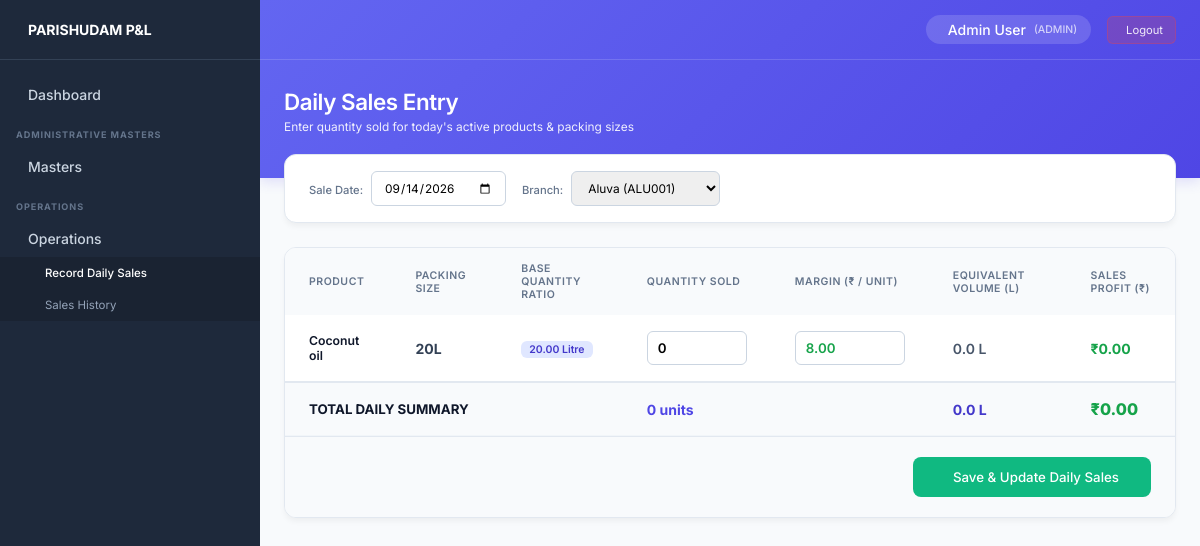
The app's page /sales/entry/ (signed in) with its own data.
### core/models.py (models this page shows, shortened)
class StaffProfile(models.Model):
    ROLE_CHOICES = (
        ('ADMIN', 'Admin'),
        ('STAFF', 'Staff'),
    )
    STATUS_CHOICES = (
        ('active', 'Active'),
        ('inactive', 'Inactive'),
    )
    user = models.OneToOneField(User, on_delete=models.CASCADE, related_name='profile')
    role = models.CharField(max_length=20, choices=ROLE_CHOICES, default='STAFF')
    branch = models.ForeignKey(Branch, on_delete=models.SET_NULL, null=True, blank=True, related_name='staff_members')
    phone = models.CharField(max_length=20, blank=True)
    status = models.CharField(max_length=10, choices=STATUS_CHOICES, default='active')
    created_at = models.DateTimeField(auto_now_add=True)
    updated_at = models.DateTimeField(auto_now=True)
    @property
    def is_admin(self):
        return self.role == 'ADMIN' or self.user.is_superuser

class ProductPackingSize(models.Model):
    product = models.ForeignKey(Product, on_delete=models.CASCADE, related_name='packing_sizes')
    packing_name = models.CharField(max_length=100)
    packing_value = models.DecimalField(max_digits=10, decimal_places=2)
    packing_unit = models.ForeignKey(PackingUnit, on_delete=models.PROTECT, related_name='packing_sizes')
    base_qty_unit = models.DecimalField(max_digits=10, decimal_places=2)
    selling_price = models.DecimalField(max_digits=10, decimal_places=2, null=True, blank=True)
    created_at = models.DateTimeField(auto_now_add=True)
    updated_at = models.DateTimeField(auto_now=True)
    class Meta:
        ordering = ['product', 'packing_value']
        constraints = [
            models.UniqueConstraint(
                fields=['product', 'packing_name'],
                name='unique_product_packing_name'
            )
        ]

class Product(models.Model):
    product_name = models.CharField(max_length=150)
    unit = models.ForeignKey(Unit, on_delete=models.PROTECT, related_name='products')
    created_at = models.DateTimeField(auto_now_add=True)
    updated_at = models.DateTimeField(auto_now=True)
    class Meta:
        ordering = ['product_name']

class Unit(models.Model):
    name = models.CharField(max_length=50, unique=True)
    created_at = models.DateTimeField(auto_now_add=True)
    updated_at = models.DateTimeField(auto_now=True)
    class Meta:
        ordering = ['name']

class ProductMargin(models.Model):
    product = models.ForeignKey(Product, on_delete=models.CASCADE, related_name='margins')
    packing_size = models.ForeignKey(ProductPackingSize, on_delete=models.CASCADE, related_name='margins')
    margin_amount = models.DecimalField(max_digits=10, decimal_places=2)
    effective_date = models.DateField()
    created_at = models.DateTimeField(auto_now_add=True)
    updated_at = models.DateTimeField(auto_now=True)
    class Meta:
        ordering = ['-effective_date']
        constraints = [
            models.UniqueConstraint(
                fields=['product', 'packing_size', 'effective_date'],
                name='unique_product_packing_margin_date'
            )
        ]

### operations/views.py (the view, shortened to what this page needs)
# urls.py: path('sales/entry/', sales_entry_view, name='sales_entry'),
@login_required
def sales_entry_view(request):
    user_profile = getattr(request.user, 'profile', None)
    is_admin = user_profile.is_admin if user_profile else request.user.is_superuser
    branch_id = request.GET.get('branch_id')
    if not is_admin and user_profile and user_profile.branch:
        branch = user_profile.branch
    elif branch_id:
        branch = get_object_or_404(Branch, id=branch_id)
    else:
        branch = Branch.objects.filter(status='active').first()
    date_str = request.GET.get('sale_date')
    if date_str:
        try:
            sale_date = datetime.strptime(date_str, '%Y-%m-%d').date()
        except ValueError:
            sale_date = timezone.now().date()
    else:
        sale_date = timezone.now().date()
    branches = Branch.objects.filter(status='active')
    packings = ProductPackingSize.objects.select_related('product', 'packing_unit').all()
    matrix = []
    for p in packings:
        existing_sale = DailySale.objects.filter(branch=branch, sale_date=sale_date, product_packing=p).first()
        if existing_sale:
            effective_margin = existing_sale.margin
        else:
            margin_obj = ProductMargin.objects.filter(
                product=p.product,
                packing_size=p,
                effective_date__lte=sale_date
            ).order_by('-effective_date').first()
            effective_margin = margin_obj.margin_amount if margin_obj else Decimal('0.00')
        qty_count = existing_sale.packing_count if existing_sale else 0
        profit_calc = qty_count * float(effective_margin)
        base_litres = qty_count * float(p.base_qty_unit)
        matrix.append({
            'packing': p,
            'margin': effective_margin,
            'count': qty_count,
            'profit': profit_calc,
            'base_litres': base_litres
        })
    context = {
        'branch': branch,
        'branches': branches,
        'sale_date': sale_date,
        'matrix': matrix,
        'is_admin': is_admin,
    }
    return render(request, 'operations/sales_entry.html', context)

### templates/operations/sales_entry.html (shortened to what this page needs)
{% extends 'base.html' %}
{% block page_title %}Daily Sales Entry{% endblock %}
{% block page_subtitle %}Enter quantity sold for today's active products & packing sizes{% endblock %}
{% block content %}
<div class="filter-toolbar">
    <form method="GET" id="sales_filter_form"
        style="display: flex; align-items: center; gap: 16px; flex-wrap: wrap; width: 100%;">
        <div class="filter-item">
            <label> Sale Date:</label>
            <input type="date" name="sale_date" value="{{ sale_date|date:'Y-m-d' }}" onchange="this.form.submit()">
        </div>
        {% if is_admin %}
        <div class="filter-item">
            <label> Branch:</label>
            <select name="branch_id" onchange="this.form.submit()">
                {% for b in branches %}
                {% if branch and branch.id == b.id %}
                <option value="{{ b.id }}" selected>{{ b.name }}{% if b.branch_code %} ({{ b.branch_code }}){% endif %}
                </option>
                {% else %}
                <option value="{{ b.id }}">{{ b.name }}{% if b.branch_code %} ({{ b.branch_code }}){% endif %}</option>
                {% endif %}
                {% endfor %}
            </select>
        </div>
        {% else %}
        <div class="filter-item">
            <label><i class="ph ph-buildings"></i> Assigned Branch:</label>
            <span style="font-weight: 700; color: #0f172a; font-size: 0.95rem;">{{ branch.name }}</span>
        </div>
        {% endif %}
    </form>
</div>
<form method="POST" id="sales_matrix_form">
    <div class="list-container">
        <table class="premium-table">
            <thead>
                <tr>
                    <th>Product</th>
                    <th>Packing Size</th>
                    <th>Base Quantity Ratio</th>
                    <th style="width: 140px;">Quantity Sold</th>
                    <th style="width: 140px;">Margin (₹ / unit)</th>
                    <th>Equivalent Volume (L)</th>
                    <th>Sales Profit (₹)</th>
                </tr>
            </thead>
            <tbody>
                {% for item in matrix %}
                <tr>
                    <td style="font-weight: 600; color: #0f172a;">{{ item.packing.product.product_name }}</td>
                    <td><strong>{{ item.packing.packing_name }}</strong></td>
                    <td>
                        <span
                            style="background: #e0e7ff; color: #4338ca; padding: 2px 8px; border-radius: 6px; font-weight: 600; font-size: 0.75rem;">
                            {{ item.packing.base_qty_unit }} {{ item.packing.product.unit.name }}
                        </span>
                    </td>
                    <td>
                        <input type="number" min="0" name="quantity_{{ item.packing.id }}"
                            id="qty_{{ item.packing.id }}" value="{{ item.count }}" class="qty-input"
                            data-base="{{ item.packing.base_qty_unit }}" data-packing-id="{{ item.packing.id }}"
                            style="width: 100px; padding: 8px 10px; border: 1px solid #cbd5e1; border-radius: 6px; font-size: 0.95rem; font-weight: 600; outline: none;"
                            placeholder="0" oninput="recalculateRow('{{ item.packing.id }}')">
                    </td>
                    <td>
                        <input type="number" step="0.01" min="0" name="margin_{{ item.packing.id }}"
                            id="margin_{{ item.packing.id }}" value="{{ item.margin }}"
                            style="width: 110px; padding: 8px 10px; border: 1px solid #cbd5e1; border-radius: 6px; font-size: 0.95rem; font-weight: 600; color: #16a34a; outline: none;"
                            oninput="recalculateRow('{{ item.packing.id }}')">
                    </td>
                    <td>
                        <span id="litres_{{ item.packing.id }}" style="font-weight: 600; color: #475569;">
                            {{ item.base_litres|floatformat:1 }} L
                        </span>
                    </td>
                    <td>
                        <span id="profit_{{ item.packing.id }}"
                            style="font-weight: 700; color: #16a34a; font-size: 1rem;">
                            ₹{{ item.profit|floatformat:2 }}
                        </span>
                    </td>
                </tr>
                {% empty %}
                <tr>
                    <td colspan="7" style="text-align: center; color: #64748b; padding: 24px;">No active products or
                        packing sizes available.</td>
                </tr>
                {% endfor %}
            </tbody>
            <tfoot>
                <tr style="background-color: #f8fafc; border-top: 2px solid #e2e8f0;">
                    <td colspan="3" style="font-weight: 700; font-size: 0.95rem; color: #0f172a;">TOTAL DAILY SUMMARY
                    </td>
                    <td style="font-weight: 700; font-size: 1rem; color: #4f46e5;" id="total_units_count">0 units</td>
                    <td></td>
                    <td style="font-weight: 700; font-size: 1rem; color: #4338ca;" id="total_volume_litres">0.0 L</td>
                    <td style="font-weight: 800; font-size: 1.15rem; color: #16a34a;" id="total_gross_profit">₹0.00</td>
                </tr>
            </tfoot>
        </table>
        <div
            style="padding: 20px 24px; display: flex; justify-content: flex-end; background: #f8fafc; border-top: 1px solid #e2e8f0;">
            <button type="submit" class="btn-success" style="padding: 12px 32px; font-size: 0.95rem;">
                 Save & Update Daily Sales
            </button>
        </div>
    </div>
</form>
{% endblock %}

### templates/base.html (shortened to what this page needs)
<!DOCTYPE html>
<html lang="en">
<head>
</head>
<body>
    <aside class="sidebar">
        <div class="sidebar-header">
            <span>PARISHUDAM P&L</span>
        </div>
        <div class="sidebar-content">
            <a href="{% url 'dashboard' %}"
                class="nav-item {% if request.resolver_match.url_name == 'dashboard' %}active{% endif %}">
                <div class="nav-item-left">
                    Dashboard
                </div>
            </a>
            {% if request.user.profile.is_admin %}
            <div class="nav-section-title">ADMINISTRATIVE MASTERS</div>
            <div class="nav-item dropdown-toggle">
                <div class="nav-item-left">
                    Masters
                </div>
            </div>
            <div class="nav-section-title">OPERATIONS</div>
            <div class="nav-item dropdown-toggle">
                <div class="nav-item-left">
                    Operations
                </div>
            </div>
            <div class="nav-submenu">
                <a href="{% url 'sales_entry' %}">Record Daily Sales</a>
                <a href="{% url 'sales_list' %}">Sales History</a>
            </div>
            {% endif %}
        </div>
    </aside>
    <div class="main-wrapper">
        <div class="top-banner">
            <div class="top-navbar">
                <div class="navbar-right">
                    <div class="user-chip">
                        <span>{{ request.user.get_full_name|default:request.user.username }}</span>
                        <span style="opacity: 0.7; font-size: 0.75rem;">({{ request.user.profile.role }})</span>
                    </div>
                    <a href="{% url 'logout' %}" class="logout-btn">
                         Logout
                    </a>
                </div>
            </div>
            <div class="banner-header">
                <div>
                    <h1 class="banner-title">{% block page_title %}Dashboard{% endblock %}</h1>
                    <p class="banner-subtitle">{% block page_subtitle %}{% endblock %}</p>
                </div>
            </div>
        </div>
        <main class="content-area">
            {% block content %}{% endblock %}
        </main>
    </div>
</body>
</html>

### records on screen
ProductPackingSize: packing.product.product_name "Coconut oil", packing.packing_name "20L", packing.base_qty_unit "20.00", packing.product.unit.name "Litre", packing.id "0", margin "8.00", base_litres "0.0", profit "0.00"

### other values on screen
{{ request.user.get_full_name|default:request.user.username }} "Admin User"
{{ request.user.profile.role }} "ADMIN"
form field branch_id "Aluva (ALU001)"
